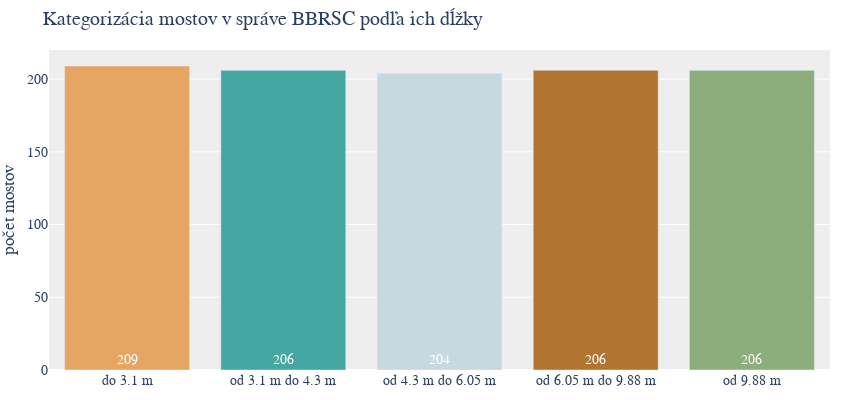

The notebook cell this image was saved under:
### Code cell
import pandas as pd
import plotly.graph_objects as go

# Assuming filtered_bridges and color_palette are defined as before

# Use qcut to divide the data into bins with equal number of bridges in each
filtered_bridges['Quantile_Bin'] = pd.qcut(
    filtered_bridges['Dĺžka_premostenia'], q=5)

# Count the number of bridges in each bin
bin_counts = filtered_bridges['Quantile_Bin'].value_counts().sort_index()

# # Define custom x-axis labels based on the bin edges
custom_xticks = ["do 3.1 m", "od 3.1 m do 4.3 m",
                 "od 4.3 m do 6.05 m", "od 6.05 m do 9.88 m", "od 9.88 m"]

# Create the histogram
fig = go.Figure()

# Add bar trace with custom x-axis labels
fig.add_trace(go.Bar(
    x=custom_xticks,  # Use custom labels as x values
    y=bin_counts.values,
    text=bin_counts.values,  # Set text to be the bin counts
    textposition='inside',  # Position the text inside the bars
    insidetextanchor='start',
    textfont=dict(
        color='white',  # Set text color to white
        size=14  # Match the font size with the rest of the plot
    ),
    marker_color=color_palette[:len(bin_counts)]  # Apply the color palette
))

# Update the layout
fig.update_layout(
    title="Kategorizácia mostov v správe BBRSC podľa ich dĺžky",
    # xaxis_title="kategórie dĺžok",
    yaxis_title="počet mostov",
    plot_bgcolor='#EEEEEE',
    font=dict(family="Montserrat, sans-serif", size=14),
    bargap=0.2,
    margin=dict(l=0, r=20, t=50, b=30),  # Adjust margins for tight layout
    width=850,  # Set figure width
    height=400  # Set figure height
)

# Show the plot
fig.show()

### Figure 1 — Plotly figure (JSON) as saved in the notebook; plotly's stock layout.template omitted (floating-point values rounded to 4 significant figures)
{"data": [{"insidetextanchor": "start", "marker": {"color": ["#e7a564", "#46a7a2", "#c6d9df", "#b17431", "#8bae7c"]}, "text": [209, 206, 204, 206, 206], "textfont": {"color": "white", "size": 14}, "textposition": "inside", "type": "bar", "x": ["do 3.1 m", "od 3.1 m do 4.3 m", "od 4.3 m do 6.05 m", "od 6.05 m do 9.88 m", "od 9.88 m"], "y": [209, 206, 204, 206, 206]}], "layout": {"bargap": 0.2, "font": {"family": "Montserrat, sans-serif", "size": 14}, "height": 400, "margin": {"b": 30, "l": 0, "r": 20, "t": 50}, "plot_bgcolor": "#EEEEEE", "title": {"text": "Kategorizácia mostov v správe BBRSC podľa ich dĺžky"}, "width": 850, "yaxis": {"title": {"text": "počet mostov"}}}}
